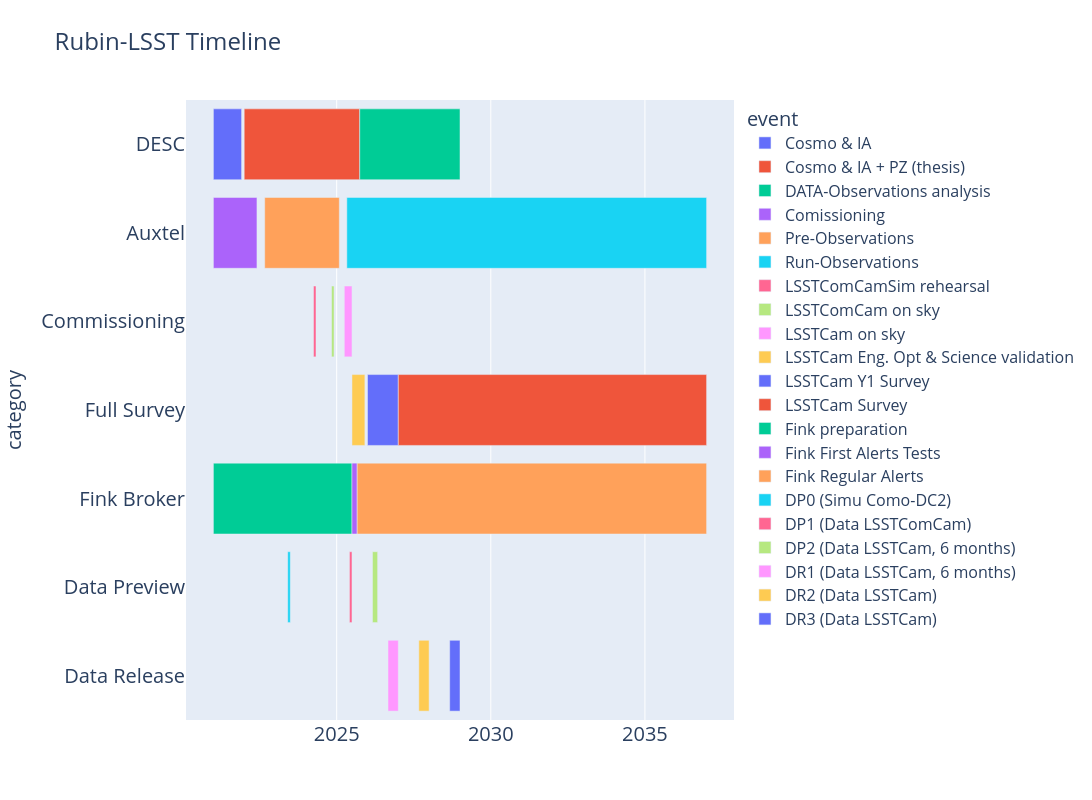

Source (notebook cell):
### Code cell
import pandas as pd
import plotly.express as px

# Données avec activités parallèles
df_timeline = pd.DataFrame([
    ("2021-01","2021-12", "Cosmo & IA","DESC"),
    ("2022-01","2025-10", "Cosmo & IA + PZ (thesis)","DESC"),
    ("2025-10","2029-01", "DATA-Observations analysis ","DESC"),
    ("2021-01", "2022-06", "Comissioning", "Auxtel"),
    ("2022-09", "2025-02", "Pre-Observations", "Auxtel"),
    ("2025-05", "2037-01", "Run-Observations", "Auxtel"),
#    ("2021-01", "2024-12", "Delegate Assembly", "Prep Data"),
#    ("2025-01", "2025-06", "Rubin Science Assembly", "Prep Data"),
    ("2024-04", "2024-05","LSSTComCamSim rehearsal","Commissioning"),
    ("2024-11", "2024-12","LSSTComCam on sky","Commissioning"),
    ("2025-04", "2025-07","LSSTCam on sky","Commissioning"),
    ("2025-07", "2025-12", "LSSTCam Eng. Opt & Science validation", "Full Survey"),
    ("2026-01", "2027-01", "LSSTCam Y1 Survey", "Full Survey"),
    ("2027-01", "2037-01", "LSSTCam Survey", "Full Survey"),
    ("2021-01", "2025-07","Fink preparation","Fink Broker"),
    ("2025-07", "2025-09","Fink First Alerts Tests","Fink Broker"),
    ("2025-09", "2037-01","Fink Regular Alerts","Fink Broker"),
    ("2023-06", "2023-07", "DP0 (Simu Como-DC2)", "Data Preview"),
    ("2025-06", "2025-07", "DP1 (Data LSSTComCam)", "Data Preview"),
    ("2026-03", "2026-05", "DP2 (Data LSSTCam, 6 months)", "Data Preview"),
    ("2026-09", "2027-01", "DR1 (Data LSSTCam, 6 months) ", "Data Release"),
    ("2027-09", "2028-01", "DR2 (Data LSSTCam)", "Data Release"),
    ("2028-09", "2029-01", "DR3 (Data LSSTCam)", "Data Release"),
    
], columns=["start", "end", "event", "category"])

# Conversion des dates
df_timeline["start"] = pd.to_datetime(df_timeline["start"])
df_timeline["end"] = pd.to_datetime(df_timeline["end"])


# Plot horizontal
fig = px.timeline(
    df_timeline,
    x_start="start",
    x_end="end",
    y="category",
    color="event",
    title="Rubin-LSST Timeline"
)



fig.update_yaxes(autorange="reversed")

fig.update_layout(
    title="Rubin-LSST Timeline",
    height=800,
    width=1200,
    title_font=dict(size=24),  # Taille du titre
    xaxis_title_font=dict(size=20),  # Taille du titre de l'axe X
    yaxis_title_font=dict(size=20),  # Taille du titre de l'axe Y
    legend_title_font=dict(size=20),  # Taille du titre de la légende
    legend_font=dict(size=16),  # Taille des étiquettes de la légende
    font=dict(size=20)  # Taille des étiquettes des barres
)

fig.show()

### Figure 1 — Plotly figure (JSON) as saved in the notebook; plotly's stock layout.template omitted (floating-point values rounded to 4 significant figures)
{"data": [{"base": ["2021-01-01T00:00:00.000000000"], "hovertemplate": "event=Cosmo & IA<br>start=%{base}<br>end=%{x}<br>category=%{y}<extra></extra>", "legendgroup": "Cosmo & IA", "marker": {"color": "#636efa", "pattern": {"shape": ""}}, "name": "Cosmo & IA", "orientation": "h", "showlegend": true, "textposition": "auto", "type": "bar", "x": [28857600000], "xaxis": "x", "y": ["DESC"], "yaxis": "y"}, {"base": ["2022-01-01T00:00:00.000000000"], "hovertemplate": "event=Cosmo & IA + PZ (thesis)<br>start=%{base}<br>end=%{x}<br>category=%{y}<extra></extra>", "legendgroup": "Cosmo & IA + PZ (thesis)", "marker": {"color": "#EF553B", "pattern": {"shape": ""}}, "name": "Cosmo & IA + PZ (thesis)", "orientation": "h", "showlegend": true, "textposition": "auto", "type": "bar", "x": [118281600000], "xaxis": "x", "y": ["DESC"], "yaxis": "y"}, {"base": ["2025-10-01T00:00:00.000000000"], "hovertemplate": "event=DATA-Observations analysis <br>start=%{base}<br>end=%{x}<br>category=%{y}<extra></extra>", "legendgroup": "DATA-Observations analysis ", "marker": {"color": "#00cc96", "pattern": {"shape": ""}}, "name": "DATA-Observations analysis ", "orientation": "h", "showlegend": true, "textposition": "auto", "type": "bar", "x": [102643200000], "xaxis": "x", "y": ["DESC"], "yaxis": "y"}, {"base": ["2021-01-01T00:00:00.000000000"], "hovertemplate": "event=Comissioning<br>start=%{base}<br>end=%{x}<br>category=%{y}<extra></extra>", "legendgroup": "Comissioning", "marker": {"color": "#ab63fa", "pattern": {"shape": ""}}, "name": "Comissioning", "orientation": "h", "showlegend": true, "textposition": "auto", "type": "bar", "x": [44582400000], "xaxis": "x", "y": ["Auxtel"], "yaxis": "y"}, {"base": ["2022-09-01T00:00:00.000000000"], "hovertemplate": "event=Pre-Observations<br>start=%{base}<br>end=%{x}<br>category=%{y}<extra></extra>", "legendgroup": "Pre-Observations", "marker": {"color": "#FFA15A", "pattern": {"shape": ""}}, "name": "Pre-Observations", "orientation": "h", "showlegend": true, "textposition": "auto", "type": "bar", "x": [76377600000], "xaxis": "x", "y": ["Auxtel"], "yaxis": "y"}, {"base": ["2025-05-01T00:00:00.000000000"], "hovertemplate": "event=Run-Observations<br>start=%{base}<br>end=%{x}<br>category=%{y}<extra></extra>", "legendgroup": "Run-Observations", "marker": {"color": "#19d3f3", "pattern": {"shape": ""}}, "name": "Run-Observations", "orientation": "h", "showlegend": true, "textposition": "auto", "type": "bar", "x": [368323200000], "xaxis": "x", "y": ["Auxtel"], "yaxis": "y"}, {"base": ["2024-04-01T00:00:00.000000000"], "hovertemplate": "event=LSSTComCamSim rehearsal<br>start=%{base}<br>end=%{x}<br>category=%{y}<extra></extra>", "legendgroup": "LSSTComCamSim rehearsal", "marker": {"color": "#FF6692", "pattern": {"shape": ""}}, "name": "LSSTComCamSim rehearsal", "orientation": "h", "showlegend": true, "textposition": "auto", "type": "bar", "x": [2592000000], "xaxis": "x", "y": ["Commissioning"], "yaxis": "y"}, {"base": ["2024-11-01T00:00:00.000000000"], "hovertemplate": "event=LSSTComCam on sky<br>start=%{base}<br>end=%{x}<br>category=%{y}<extra></extra>", "legendgroup": "LSSTComCam on sky", "marker": {"color": "#B6E880", "pattern": {"shape": ""}}, "name": "LSSTComCam on sky", "orientation": "h", "showlegend": true, "textposition": "auto", "type": "bar", "x": [2592000000], "xaxis": "x", "y": ["Commissioning"], "yaxis": "y"}, {"base": ["2025-04-01T00:00:00.000000000"], "hovertemplate": "event=LSSTCam on sky<br>start=%{base}<br>end=%{x}<br>category=%{y}<extra></extra>", "legendgroup": "LSSTCam on sky", "marker": {"color": "#FF97FF", "pattern": {"shape": ""}}, "name": "LSSTCam on sky", "orientation": "h", "showlegend": true, "textposition": "auto", "type": "bar", "x": [7862400000], "xaxis": "x", "y": ["Commissioning"], "yaxis": "y"}, {"base": ["2025-07-01T00:00:00.000000000"], "hovertemplate": "event=LSSTCam Eng. Opt & Science validation<br>start=%{base}<br>end=%{x}<br>category=%{y}<extra></extra>", "legendgroup": "LSSTCam Eng. Opt & Science validation", "marker": {"color": "#FECB52", "pattern": {"shape": ""}}, "name": "LSSTCam Eng. Opt & Science validation", "orientation": "h", "showlegend": true, "textposition": "auto", "type": "bar", "x": [13219200000], "xaxis": "x", "y": ["Full Survey"], "yaxis": "y"}, {"base": ["2026-01-01T00:00:00.000000000"], "hovertemplate": "event=LSSTCam Y1 Survey<br>start=%{base}<br>end=%{x}<br>category=%{y}<extra></extra>", "legendgroup": "LSSTCam Y1 Survey", "marker": {"color": "#636efa", "pattern": {"shape": ""}}, "name": "LSSTCam Y1 Survey", "orientation": "h", "showlegend": true, "textposition": "auto", "type": "bar", "x": [31536000000], "xaxis": "x", "y": ["Full Survey"], "yaxis": "y"}, {"base": ["2027-01-01T00:00:00.000000000"], "hovertemplate": "event=LSSTCam Survey<br>start=%{base}<br>end=%{x}<br>category=%{y}<extra></extra>", "legendgroup": "LSSTCam Survey", "marker": {"color": "#EF553B", "pattern": {"shape": ""}}, "name": "LSSTCam Survey", "orientation": "h", "showlegend": true, "textposition": "auto", "type": "bar", "x": [315619200000], "xaxis": "x", "y": ["Full Survey"], "yaxis": "y"}, {"base": ["2021-01-01T00:00:00.000000000"], "hovertemplate": "event=Fink preparation<br>start=%{base}<br>end=%{x}<br>category=%{y}<extra></extra>", "legendgroup": "Fink preparation", "marker": {"color": "#00cc96", "pattern": {"shape": ""}}, "name": "Fink preparation", "orientation": "h", "showlegend": true, "textposition": "auto", "type": "bar", "x": [141868800000], "xaxis": "x", "y": ["Fink Broker"], "yaxis": "y"}, {"base": ["2025-07-01T00:00:00.000000000"], "hovertemplate": "event=Fink First Alerts Tests<br>start=%{base}<br>end=%{x}<br>category=%{y}<extra></extra>", "legendgroup": "Fink First Alerts Tests", "marker": {"color": "#ab63fa", "pattern": {"shape": ""}}, "name": "Fink First Alerts Tests", "orientation": "h", "showlegend": true, "textposition": "auto", "type": "bar", "x": [5356800000], "xaxis": "x", "y": ["Fink Broker"], "yaxis": "y"}, {"base": ["2025-09-01T00:00:00.000000000"], "hovertemplate": "event=Fink Regular Alerts<br>start=%{base}<br>end=%{x}<br>category=%{y}<extra></extra>", "legendgroup": "Fink Regular Alerts", "marker": {"color": "#FFA15A", "pattern": {"shape": ""}}, "name": "Fink Regular Alerts", "orientation": "h", "showlegend": true, "textposition": "auto", "type": "bar", "x": [357696000000], "xaxis": "x", "y": ["Fink Broker"], "yaxis": "y"}, {"base": ["2023-06-01T00:00:00.000000000"], "hovertemplate": "event=DP0 (Simu Como-DC2)<br>start=%{base}<br>end=%{x}<br>category=%{y}<extra></extra>", "legendgroup": "DP0 (Simu Como-DC2)", "marker": {"color": "#19d3f3", "pattern": {"shape": ""}}, "name": "DP0 (Simu Como-DC2)", "orientation": "h", "showlegend": true, "textposition": "auto", "type": "bar", "x": [2592000000], "xaxis": "x", "y": ["Data Preview"], "yaxis": "y"}, {"base": ["2025-06-01T00:00:00.000000000"], "hovertemplate": "event=DP1 (Data LSSTComCam)<br>start=%{base}<br>end=%{x}<br>category=%{y}<extra></extra>", "legendgroup": "DP1 (Data LSSTComCam)", "marker": {"color": "#FF6692", "pattern": {"shape": ""}}, "name": "DP1 (Data LSSTComCam)", "orientation": "h", "showlegend": true, "textposition": "auto", "type": "bar", "x": [2592000000], "xaxis": "x", "y": ["Data Preview"], "yaxis": "y"}, {"base": ["2026-03-01T00:00:00.000000000"], "hovertemplate": "event=DP2 (Data LSSTCam, 6 months)<br>start=%{base}<br>end=%{x}<br>category=%{y}<extra></extra>", "legendgroup": "DP2 (Data LSSTCam, 6 months)", "marker": {"color": "#B6E880", "pattern": {"shape": ""}}, "name": "DP2 (Data LSSTCam, 6 months)", "orientation": "h", "showlegend": true, "textposition": "auto", "type": "bar", "x": [5270400000], "xaxis": "x", "y": ["Data Preview"], "yaxis": "y"}, {"base": ["2026-09-01T00:00:00.000000000"], "hovertemplate": "event=DR1 (Data LSSTCam, 6 months) <br>start=%{base}<br>end=%{x}<br>category=%{y}<extra></extra>", "legendgroup": "DR1 (Data LSSTCam, 6 months) ", "marker": {"color": "#FF97FF", "pattern": {"shape": ""}}, "name": "DR1 (Data LSSTCam, 6 months) ", "orientation": "h", "showlegend": true, "textposition": "auto", "type": "bar", "x": [10540800000], "xaxis": "x", "y": ["Data Release"], "yaxis": "y"}, {"base": ["2027-09-01T00:00:00.000000000"], "hovertemplate": "event=DR2 (Data LSSTCam)<br>start=%{base}<br>end=%{x}<br>category=%{y}<extra></extra>", "legendgroup": "DR2 (Data LSSTCam)", "marker": {"color": "#FECB52", "pattern": {"shape": ""}}, "name": "DR2 (Data LSSTCam)", "orientation": "h", "showlegend": true, "textposition": "auto", "type": "bar", "x": [10540800000], "xaxis": "x", "y": ["Data Release"], "yaxis": "y"}, {"base": ["2028-09-01T00:00:00.000000000"], "hovertemplate": "event=DR3 (Data LSSTCam)<br>start=%{base}<br>end=%{x}<br>category=%{y}<extra></extra>", "legendgroup": "DR3 (Data LSSTCam)", "marker": {"color": "#636efa", "pattern": {"shape": ""}}, "name": "DR3 (Data LSSTCam)", "orientation": "h", "showlegend": true, "textposition": "auto", "type": "bar", "x": [10540800000], "xaxis": "x", "y": ["Data Release"], "yaxis": "y"}], "layout": {"barmode": "overlay", "font": {"size": 20}, "height": 800, "legend": {"font": {"size": 16}, "title": {"font": {"size": 20}, "text": "event"}, "tracegroupgap": 0}, "title": {"font": {"size": 24}, "text": "Rubin-LSST Timeline"}, "width": 1200, "xaxis": {"anchor": "y", "domain": [0, 1], "title": {"font": {"size": 20}}, "type": "date"}, "yaxis": {"anchor": "x", "autorange": "reversed", "domain": [0, 1], "title": {"font": {"size": 20}, "text": "category"}}}}
